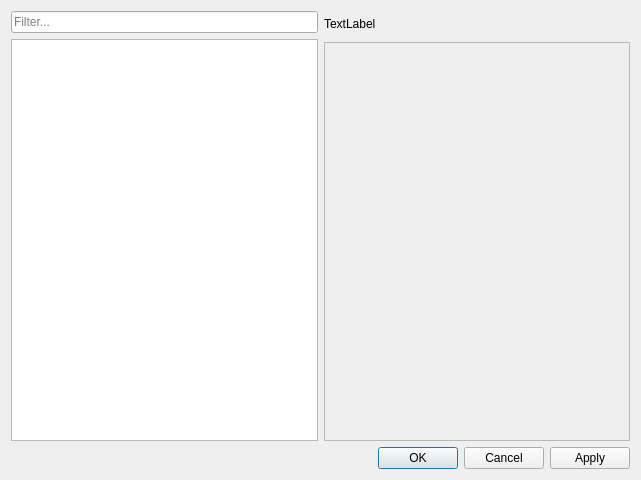
<?xml version="1.0" encoding="UTF-8"?>
<ui version="4.0">
 <class>PreferencesDialog</class>
 <widget class="QDialog" name="PreferencesDialog">
  <property name="windowModality">
   <enum>Qt::ApplicationModal</enum>
  </property>
  <property name="enabled">
   <bool>true</bool>
  </property>
  <property name="geometry">
   <rect>
    <x>0</x>
    <y>0</y>
    <width>641</width>
    <height>480</height>
   </rect>
  </property>
  <property name="sizePolicy">
   <sizepolicy hsizetype="Preferred" vsizetype="Preferred">
    <horstretch>0</horstretch>
    <verstretch>0</verstretch>
   </sizepolicy>
  </property>
  <property name="minimumSize">
   <size>
    <width>640</width>
    <height>480</height>
   </size>
  </property>
  <property name="windowTitle">
   <string>Preferences</string>
  </property>
  <property name="windowIcon">
   <iconset theme="preferences-desktop">
    <normaloff>.</normaloff>.</iconset>
  </property>
  <property name="locale">
   <locale language="English" country="UnitedStates"/>
  </property>
  <property name="modal">
   <bool>true</bool>
  </property>
  <layout class="QGridLayout" name="gridLayout">
   <item row="0" column="0">
    <layout class="QHBoxLayout" name="horizontalLayout">
     <property name="sizeConstraint">
      <enum>QLayout::SetDefaultConstraint</enum>
     </property>
     <property name="leftMargin">
      <number>0</number>
     </property>
     <item>
      <layout class="QVBoxLayout" name="verticalLayout_2">
       <item>
        <widget class="QLineEdit" name="lineEdit">
         <property name="placeholderText">
          <string>Filter...</string>
         </property>
        </widget>
       </item>
       <item>
        <widget class="QTreeView" name="categoryTree"/>
       </item>
      </layout>
     </item>
     <item>
      <layout class="QVBoxLayout" name="verticalLayout">
       <item>
        <widget class="QLabel" name="propertyLabel">
         <property name="minimumSize">
          <size>
           <width>0</width>
           <height>25</height>
          </size>
         </property>
         <property name="text">
          <string>TextLabel</string>
         </property>
        </widget>
       </item>
       <item>
        <widget class="QFrame" name="propertyFrame">
         <property name="sizePolicy">
          <sizepolicy hsizetype="MinimumExpanding" vsizetype="MinimumExpanding">
           <horstretch>0</horstretch>
           <verstretch>0</verstretch>
          </sizepolicy>
         </property>
         <property name="frameShape">
          <enum>QFrame::StyledPanel</enum>
         </property>
         <property name="frameShadow">
          <enum>QFrame::Raised</enum>
         </property>
        </widget>
       </item>
      </layout>
     </item>
    </layout>
   </item>
   <item row="1" column="0">
    <widget class="QDialogButtonBox" name="buttonBox">
     <property name="sizePolicy">
      <sizepolicy hsizetype="Expanding" vsizetype="Fixed">
       <horstretch>0</horstretch>
       <verstretch>0</verstretch>
      </sizepolicy>
     </property>
     <property name="orientation">
      <enum>Qt::Horizontal</enum>
     </property>
     <property name="standardButtons">
      <set>QDialogButtonBox::Apply|QDialogButtonBox::Cancel|QDialogButtonBox::Ok</set>
     </property>
     <property name="centerButtons">
      <bool>false</bool>
     </property>
    </widget>
   </item>
  </layout>
 </widget>
 <resources>
  <include location="../rc/mainresources.qrc"/>
 </resources>
 <connections>
  <connection>
   <sender>buttonBox</sender>
   <signal>accepted()</signal>
   <receiver>PreferencesDialog</receiver>
   <slot>accept()</slot>
   <hints>
    <hint type="sourcelabel">
     <x>248</x>
     <y>254</y>
    </hint>
    <hint type="destinationlabel">
     <x>157</x>
     <y>274</y>
    </hint>
   </hints>
  </connection>
  <connection>
   <sender>buttonBox</sender>
   <signal>rejected()</signal>
   <receiver>PreferencesDialog</receiver>
   <slot>reject()</slot>
   <hints>
    <hint type="sourcelabel">
     <x>316</x>
     <y>260</y>
    </hint>
    <hint type="destinationlabel">
     <x>286</x>
     <y>274</y>
    </hint>
   </hints>
  </connection>
 </connections>
</ui>
